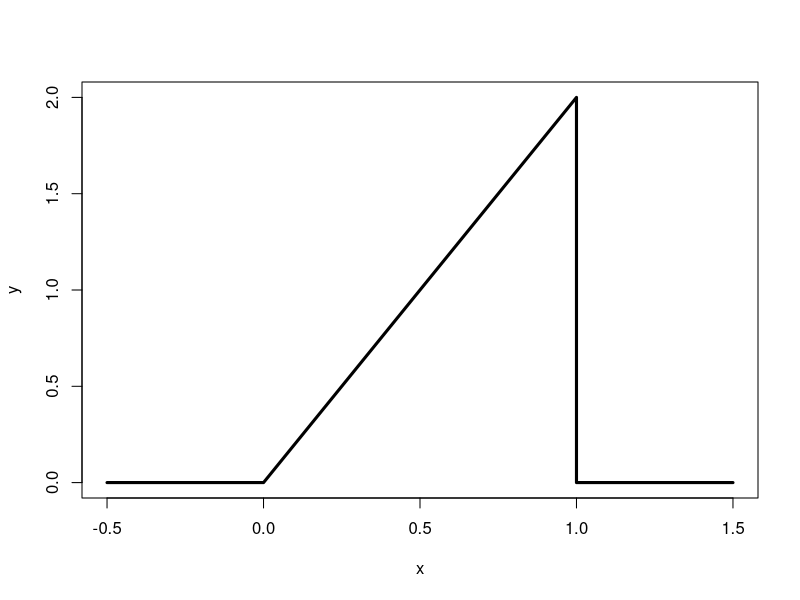
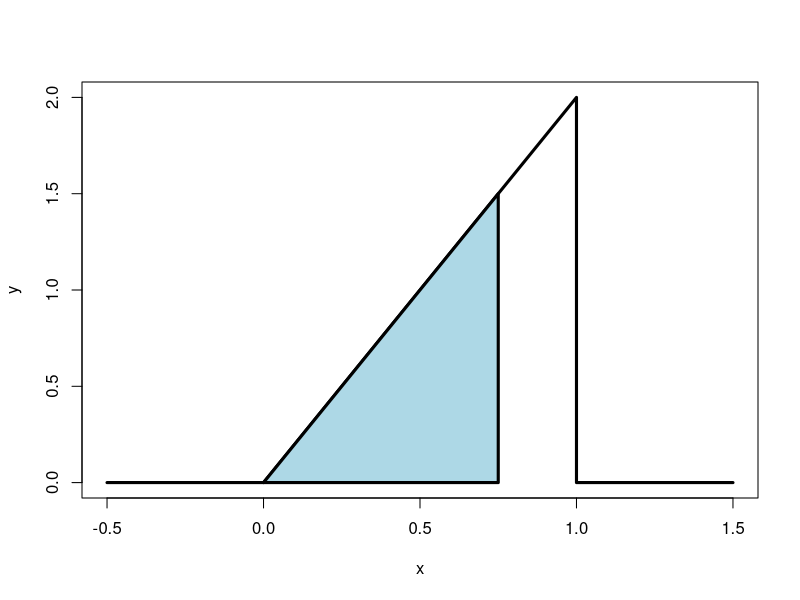

Here is the R script that generated these plots, in order:
## ---- chunk 1
x <- c(-0.5, 0, 1, 1, 1.5)
y <- c(0, 0, 2, 0 ,0)
plot(x, y, lwd=3,type="l")
## ---- chunk 2
plot(x, y, lwd = 3, type = "l")
polygon(c(0, .75, .75, 0), c(0, 0, 1.5, 0), lwd = 3, col = "lightblue")
## ---- chunk 3
0.75 * 1.5 /2
pbeta(.75, 2, 1)
